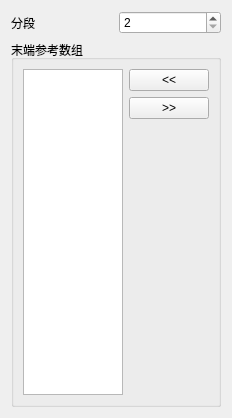
<?xml version="1.0" encoding="UTF-8"?>
<ui version="4.0">
 <class>Form</class>
 <widget class="QWidget" name="Form">
  <property name="geometry">
   <rect>
    <x>0</x>
    <y>0</y>
    <width>232</width>
    <height>418</height>
   </rect>
  </property>
  <property name="windowTitle">
   <string>表单</string>
  </property>
  <layout class="QGridLayout" name="gridLayout">
   <item row="0" column="0">
    <layout class="QHBoxLayout" name="horizontalLayout">
     <item>
      <widget class="QLabel" name="divisions_label">
       <property name="text">
        <string>分段</string>
       </property>
      </widget>
     </item>
     <item>
      <widget class="QSpinBox" name="div_spinBox">
       <property name="minimum">
        <number>2</number>
       </property>
       <property name="value">
        <number>2</number>
       </property>
      </widget>
     </item>
    </layout>
   </item>
   <item row="1" column="0">
    <widget class="QGroupBox" name="upvRefArray_groupBox">
     <property name="title">
      <string>末端参考数组</string>
     </property>
     <layout class="QGridLayout" name="gridLayout_2">
      <item row="0" column="0">
       <layout class="QHBoxLayout" name="upvRefArray_horizontalLayout">
        <item>
         <layout class="QVBoxLayout" name="upvRefArray_verticalLayout_1">
          <item>
           <widget class="QListWidget" name="refArray_listWidget">
            <property name="dragDropOverwriteMode">
             <bool>true</bool>
            </property>
            <property name="dragDropMode">
             <enum>QAbstractItemView::InternalMove</enum>
            </property>
            <property name="defaultDropAction">
             <enum>Qt::MoveAction</enum>
            </property>
            <property name="alternatingRowColors">
             <bool>true</bool>
            </property>
            <property name="selectionMode">
             <enum>QAbstractItemView::ExtendedSelection</enum>
            </property>
            <property name="selectionRectVisible">
             <bool>false</bool>
            </property>
           </widget>
          </item>
         </layout>
        </item>
        <item>
         <layout class="QVBoxLayout" name="upvRefArray_verticalLayout_2">
          <item>
           <widget class="QPushButton" name="refArrayAdd_pushButton">
            <property name="text">
             <string>&lt;&lt;</string>
            </property>
           </widget>
          </item>
          <item>
           <widget class="QPushButton" name="refArrayRemove_pushButton">
            <property name="text">
             <string>&gt;&gt;</string>
            </property>
           </widget>
          </item>
          <item>
           <spacer name="upvRefArray_verticalSpacer">
            <property name="orientation">
             <enum>Qt::Vertical</enum>
            </property>
            <property name="sizeHint" stdset="0">
             <size>
              <width>20</width>
              <height>40</height>
             </size>
            </property>
           </spacer>
          </item>
         </layout>
        </item>
       </layout>
      </item>
     </layout>
    </widget>
   </item>
  </layout>
 </widget>
 <resources/>
 <connections/>
</ui>
